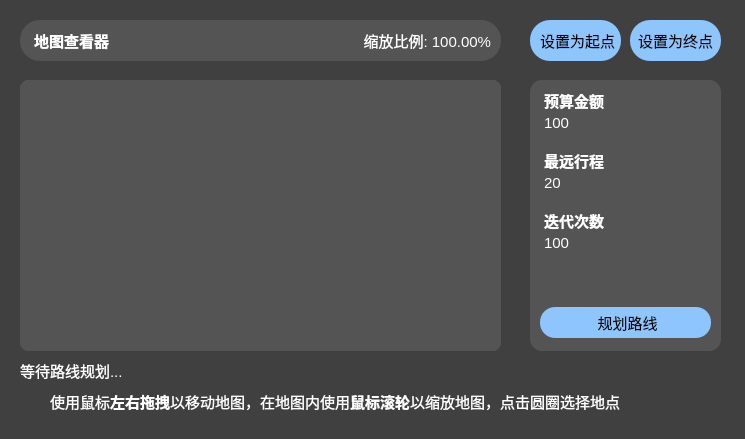
<?xml version="1.0" encoding="UTF-8"?>
<ui version="4.0">
 <class>MainWindow</class>
 <widget class="QMainWindow" name="MainWindow">
  <property name="geometry">
   <rect>
    <x>0</x>
    <y>0</y>
    <width>745</width>
    <height>439</height>
   </rect>
  </property>
  <property name="sizePolicy">
   <sizepolicy hsizetype="Fixed" vsizetype="Fixed">
    <horstretch>0</horstretch>
    <verstretch>0</verstretch>
   </sizepolicy>
  </property>
  <property name="windowTitle">
   <string>一日游路线规划</string>
  </property>
  <property name="windowIcon">
   <iconset>
    <normaloff>../Debug/pos.png</normaloff>../Debug/pos.png</iconset>
  </property>
  <property name="styleSheet">
   <string notr="true">background: rgb(64,64,64);</string>
  </property>
  <widget class="QWidget" name="centralwidget">
   <widget class="QLabel" name="tip">
    <property name="geometry">
     <rect>
      <x>50</x>
      <y>390</y>
      <width>671</width>
      <height>20</height>
     </rect>
    </property>
    <property name="font">
     <font>
      <pointsize>11</pointsize>
     </font>
    </property>
    <property name="styleSheet">
     <string notr="true">color: white;</string>
    </property>
    <property name="text">
     <string>&lt;html&gt;&lt;head/&gt;&lt;body&gt;&lt;p&gt;使用鼠标&lt;span style=&quot; font-weight:700;&quot;&gt;左右拖拽&lt;/span&gt;以移动地图，在地图内使用&lt;span style=&quot; font-weight:700;&quot;&gt;鼠标滚轮&lt;/span&gt;以缩放地图，点击圆圈选择地点&lt;/p&gt;&lt;/body&gt;&lt;/html&gt;</string>
    </property>
   </widget>
   <widget class="QLabel" name="tipIcon">
    <property name="geometry">
     <rect>
      <x>20</x>
      <y>390</y>
      <width>21</width>
      <height>21</height>
     </rect>
    </property>
    <property name="sizePolicy">
     <sizepolicy hsizetype="Fixed" vsizetype="Fixed">
      <horstretch>0</horstretch>
      <verstretch>0</verstretch>
     </sizepolicy>
    </property>
    <property name="font">
     <font>
      <stylestrategy>PreferAntialias</stylestrategy>
     </font>
    </property>
    <property name="autoFillBackground">
     <bool>false</bool>
    </property>
    <property name="text">
     <string/>
    </property>
    <property name="pixmap">
     <pixmap>exclamation.png</pixmap>
    </property>
    <property name="scaledContents">
     <bool>true</bool>
    </property>
   </widget>
   <widget class="QFrame" name="frame">
    <property name="geometry">
     <rect>
      <x>530</x>
      <y>80</y>
      <width>191</width>
      <height>271</height>
     </rect>
    </property>
    <property name="styleSheet">
     <string notr="true">background-color: rgb(84,84,84);
border-radius: 12px;</string>
    </property>
    <property name="frameShape">
     <enum>QFrame::NoFrame</enum>
    </property>
    <property name="frameShadow">
     <enum>QFrame::Raised</enum>
    </property>
    <widget class="QPushButton" name="calculateBtn">
     <property name="geometry">
      <rect>
       <x>10</x>
       <y>227</y>
       <width>171</width>
       <height>31</height>
      </rect>
     </property>
     <property name="font">
      <font>
       <pointsize>11</pointsize>
      </font>
     </property>
     <property name="styleSheet">
      <string notr="true">background-color: rgb(142,197,252);
border-radius: 15px;</string>
     </property>
     <property name="text">
      <string> 规划路线</string>
     </property>
     <property name="icon">
      <iconset>
       <normaloff>../Debug/editing.png</normaloff>../Debug/editing.png</iconset>
     </property>
     <property name="iconSize">
      <size>
       <width>16</width>
       <height>16</height>
      </size>
     </property>
     <property name="flat">
      <bool>false</bool>
     </property>
    </widget>
    <widget class="QTextEdit" name="energy">
     <property name="geometry">
      <rect>
       <x>10</x>
       <y>90</y>
       <width>161</width>
       <height>31</height>
      </rect>
     </property>
     <property name="font">
      <font>
       <pointsize>11</pointsize>
      </font>
     </property>
     <property name="styleSheet">
      <string notr="true">color: white;
background-color: rgba(0,0,0,0);</string>
     </property>
     <property name="frameShape">
      <enum>QFrame::NoFrame</enum>
     </property>
     <property name="frameShadow">
      <enum>QFrame::Plain</enum>
     </property>
     <property name="html">
      <string>&lt;!DOCTYPE HTML PUBLIC &quot;-//W3C//DTD HTML 4.0//EN&quot; &quot;http://www.w3.org/TR/REC-html40/strict.dtd&quot;&gt;
&lt;html&gt;&lt;head&gt;&lt;meta name=&quot;qrichtext&quot; content=&quot;1&quot; /&gt;&lt;meta charset=&quot;utf-8&quot; /&gt;&lt;style type=&quot;text/css&quot;&gt;
p, li { white-space: pre-wrap; }
hr { height: 1px; border-width: 0; }
li.unchecked::marker { content: &quot;\2610&quot;; }
li.checked::marker { content: &quot;\2612&quot;; }
&lt;/style&gt;&lt;/head&gt;&lt;body style=&quot; font-family:'Microsoft YaHei UI'; font-size:11pt; font-weight:400; font-style:normal;&quot;&gt;
&lt;p style=&quot; margin-top:0px; margin-bottom:0px; margin-left:0px; margin-right:0px; -qt-block-indent:0; text-indent:0px;&quot;&gt;20&lt;/p&gt;&lt;/body&gt;&lt;/html&gt;</string>
     </property>
     <property name="acceptRichText">
      <bool>false</bool>
     </property>
     <property name="placeholderText">
      <string>请输入最远行程...</string>
     </property>
    </widget>
    <widget class="QTextEdit" name="money">
     <property name="geometry">
      <rect>
       <x>10</x>
       <y>30</y>
       <width>161</width>
       <height>31</height>
      </rect>
     </property>
     <property name="font">
      <font>
       <pointsize>11</pointsize>
      </font>
     </property>
     <property name="styleSheet">
      <string notr="true">color: white;
background-color: rgba(0,0,0,0);</string>
     </property>
     <property name="frameShape">
      <enum>QFrame::NoFrame</enum>
     </property>
     <property name="frameShadow">
      <enum>QFrame::Plain</enum>
     </property>
     <property name="html">
      <string>&lt;!DOCTYPE HTML PUBLIC &quot;-//W3C//DTD HTML 4.0//EN&quot; &quot;http://www.w3.org/TR/REC-html40/strict.dtd&quot;&gt;
&lt;html&gt;&lt;head&gt;&lt;meta name=&quot;qrichtext&quot; content=&quot;1&quot; /&gt;&lt;meta charset=&quot;utf-8&quot; /&gt;&lt;style type=&quot;text/css&quot;&gt;
p, li { white-space: pre-wrap; }
hr { height: 1px; border-width: 0; }
li.unchecked::marker { content: &quot;\2610&quot;; }
li.checked::marker { content: &quot;\2612&quot;; }
&lt;/style&gt;&lt;/head&gt;&lt;body style=&quot; font-family:'Microsoft YaHei UI'; font-size:11pt; font-weight:400; font-style:normal;&quot;&gt;
&lt;p style=&quot; margin-top:0px; margin-bottom:0px; margin-left:0px; margin-right:0px; -qt-block-indent:0; text-indent:0px;&quot;&gt;100&lt;/p&gt;&lt;/body&gt;&lt;/html&gt;</string>
     </property>
     <property name="acceptRichText">
      <bool>false</bool>
     </property>
     <property name="placeholderText">
      <string>请输入预算金额...</string>
     </property>
    </widget>
    <widget class="QLabel" name="tip_3">
     <property name="geometry">
      <rect>
       <x>10</x>
       <y>70</y>
       <width>131</width>
       <height>20</height>
      </rect>
     </property>
     <property name="font">
      <font>
       <pointsize>11</pointsize>
       <bold>true</bold>
      </font>
     </property>
     <property name="styleSheet">
      <string notr="true">color: white;</string>
     </property>
     <property name="text">
      <string> 最远行程</string>
     </property>
    </widget>
    <widget class="QLabel" name="tip_2">
     <property name="geometry">
      <rect>
       <x>10</x>
       <y>10</y>
       <width>131</width>
       <height>20</height>
      </rect>
     </property>
     <property name="font">
      <font>
       <pointsize>11</pointsize>
       <bold>true</bold>
      </font>
     </property>
     <property name="styleSheet">
      <string notr="true">color: white;</string>
     </property>
     <property name="text">
      <string> 预算金额</string>
     </property>
    </widget>
    <widget class="QLabel" name="tip_5">
     <property name="geometry">
      <rect>
       <x>10</x>
       <y>130</y>
       <width>131</width>
       <height>20</height>
      </rect>
     </property>
     <property name="font">
      <font>
       <pointsize>11</pointsize>
       <bold>true</bold>
      </font>
     </property>
     <property name="styleSheet">
      <string notr="true">color: white;</string>
     </property>
     <property name="text">
      <string> 迭代次数</string>
     </property>
    </widget>
    <widget class="QTextEdit" name="loopCnt">
     <property name="geometry">
      <rect>
       <x>10</x>
       <y>150</y>
       <width>161</width>
       <height>31</height>
      </rect>
     </property>
     <property name="font">
      <font>
       <pointsize>11</pointsize>
      </font>
     </property>
     <property name="styleSheet">
      <string notr="true">color: white;
background-color: rgba(0,0,0,0);</string>
     </property>
     <property name="inputMethodHints">
      <set>Qt::ImhMultiLine</set>
     </property>
     <property name="frameShape">
      <enum>QFrame::NoFrame</enum>
     </property>
     <property name="frameShadow">
      <enum>QFrame::Plain</enum>
     </property>
     <property name="html">
      <string>&lt;!DOCTYPE HTML PUBLIC &quot;-//W3C//DTD HTML 4.0//EN&quot; &quot;http://www.w3.org/TR/REC-html40/strict.dtd&quot;&gt;
&lt;html&gt;&lt;head&gt;&lt;meta name=&quot;qrichtext&quot; content=&quot;1&quot; /&gt;&lt;meta charset=&quot;utf-8&quot; /&gt;&lt;style type=&quot;text/css&quot;&gt;
p, li { white-space: pre-wrap; }
hr { height: 1px; border-width: 0; }
li.unchecked::marker { content: &quot;\2610&quot;; }
li.checked::marker { content: &quot;\2612&quot;; }
&lt;/style&gt;&lt;/head&gt;&lt;body style=&quot; font-family:'Microsoft YaHei UI'; font-size:11pt; font-weight:400; font-style:normal;&quot;&gt;
&lt;p style=&quot; margin-top:0px; margin-bottom:0px; margin-left:0px; margin-right:0px; -qt-block-indent:0; text-indent:0px;&quot;&gt;100&lt;/p&gt;&lt;/body&gt;&lt;/html&gt;</string>
     </property>
     <property name="acceptRichText">
      <bool>false</bool>
     </property>
     <property name="placeholderText">
      <string>请输入迭代次数...</string>
     </property>
    </widget>
    <widget class="Line" name="line">
     <property name="geometry">
      <rect>
       <x>15</x>
       <y>175</y>
       <width>160</width>
       <height>1</height>
      </rect>
     </property>
     <property name="styleSheet">
      <string notr="true">background-color: rgba(142,197,252,.5);</string>
     </property>
     <property name="orientation">
      <enum>Qt::Horizontal</enum>
     </property>
    </widget>
    <widget class="Line" name="line_2">
     <property name="geometry">
      <rect>
       <x>15</x>
       <y>115</y>
       <width>160</width>
       <height>1</height>
      </rect>
     </property>
     <property name="styleSheet">
      <string notr="true">background-color: rgba(142,197,252,.5);</string>
     </property>
     <property name="orientation">
      <enum>Qt::Horizontal</enum>
     </property>
    </widget>
    <widget class="Line" name="line_3">
     <property name="geometry">
      <rect>
       <x>15</x>
       <y>55</y>
       <width>160</width>
       <height>1</height>
      </rect>
     </property>
     <property name="styleSheet">
      <string notr="true">background-color: rgba(142,197,252,.5);</string>
     </property>
     <property name="orientation">
      <enum>Qt::Horizontal</enum>
     </property>
    </widget>
    <widget class="QLabel" name="warning">
     <property name="enabled">
      <bool>true</bool>
     </property>
     <property name="geometry">
      <rect>
       <x>10</x>
       <y>190</y>
       <width>171</width>
       <height>20</height>
      </rect>
     </property>
     <property name="font">
      <font>
       <pointsize>11</pointsize>
       <bold>false</bold>
      </font>
     </property>
     <property name="styleSheet">
      <string notr="true">color: rgb(247,76,49);</string>
     </property>
     <property name="text">
      <string/>
     </property>
    </widget>
   </widget>
   <widget class="QFrame" name="frame_2">
    <property name="geometry">
     <rect>
      <x>20</x>
      <y>20</y>
      <width>481</width>
      <height>41</height>
     </rect>
    </property>
    <property name="styleSheet">
     <string notr="true">background-color: rgb(84,84,84);
border-radius: 20px;</string>
    </property>
    <property name="frameShape">
     <enum>QFrame::NoFrame</enum>
    </property>
    <property name="frameShadow">
     <enum>QFrame::Plain</enum>
    </property>
    <widget class="QLabel" name="tip_4">
     <property name="geometry">
      <rect>
       <x>10</x>
       <y>10</y>
       <width>111</width>
       <height>20</height>
      </rect>
     </property>
     <property name="font">
      <font>
       <pointsize>11</pointsize>
       <bold>true</bold>
      </font>
     </property>
     <property name="styleSheet">
      <string notr="true">color: white;</string>
     </property>
     <property name="text">
      <string> 地图查看器</string>
     </property>
    </widget>
    <widget class="QLabel" name="scaleTip">
     <property name="geometry">
      <rect>
       <x>320</x>
       <y>10</y>
       <width>151</width>
       <height>20</height>
      </rect>
     </property>
     <property name="font">
      <font>
       <pointsize>11</pointsize>
      </font>
     </property>
     <property name="styleSheet">
      <string notr="true">color: white;</string>
     </property>
     <property name="text">
      <string>缩放比例: 100.00%</string>
     </property>
     <property name="alignment">
      <set>Qt::AlignRight|Qt::AlignTrailing|Qt::AlignVCenter</set>
     </property>
    </widget>
   </widget>
   <widget class="QPushButton" name="startSetBtn">
    <property name="geometry">
     <rect>
      <x>530</x>
      <y>20</y>
      <width>91</width>
      <height>41</height>
     </rect>
    </property>
    <property name="font">
     <font>
      <pointsize>11</pointsize>
     </font>
    </property>
    <property name="styleSheet">
     <string notr="true">background-color: rgb(142,197,252);
border-radius: 20px;</string>
    </property>
    <property name="text">
     <string> 设置为起点</string>
    </property>
    <property name="iconSize">
     <size>
      <width>20</width>
      <height>20</height>
     </size>
    </property>
    <property name="flat">
     <bool>false</bool>
    </property>
   </widget>
   <widget class="QFrame" name="frame_3">
    <property name="geometry">
     <rect>
      <x>20</x>
      <y>80</y>
      <width>481</width>
      <height>271</height>
     </rect>
    </property>
    <property name="styleSheet">
     <string notr="true">background-color: rgb(84,84,84);
border-radius: 20px;</string>
    </property>
    <property name="frameShape">
     <enum>QFrame::NoFrame</enum>
    </property>
    <property name="frameShadow">
     <enum>QFrame::Plain</enum>
    </property>
    <widget class="AttractionDisplayer" name="displayer" native="true">
     <property name="geometry">
      <rect>
       <x>-1</x>
       <y>-1</y>
       <width>483</width>
       <height>273</height>
      </rect>
     </property>
     <property name="mouseTracking">
      <bool>true</bool>
     </property>
     <property name="styleSheet">
      <string notr="true">border-radius: 12px;
border: 0px;</string>
     </property>
    </widget>
   </widget>
   <widget class="QPushButton" name="endSetBtn">
    <property name="geometry">
     <rect>
      <x>630</x>
      <y>20</y>
      <width>91</width>
      <height>41</height>
     </rect>
    </property>
    <property name="font">
     <font>
      <pointsize>11</pointsize>
     </font>
    </property>
    <property name="styleSheet">
     <string notr="true">background-color: rgb(142,197,252);
border-radius: 20px;</string>
    </property>
    <property name="text">
     <string>设置为终点</string>
    </property>
    <property name="iconSize">
     <size>
      <width>20</width>
      <height>20</height>
     </size>
    </property>
    <property name="flat">
     <bool>false</bool>
    </property>
   </widget>
   <widget class="QLabel" name="summary">
    <property name="geometry">
     <rect>
      <x>20</x>
      <y>360</y>
      <width>701</width>
      <height>20</height>
     </rect>
    </property>
    <property name="font">
     <font>
      <pointsize>11</pointsize>
     </font>
    </property>
    <property name="styleSheet">
     <string notr="true">color: white;</string>
    </property>
    <property name="text">
     <string>等待路线规划...</string>
    </property>
   </widget>
   <zorder>frame</zorder>
   <zorder>tip</zorder>
   <zorder>tipIcon</zorder>
   <zorder>frame_2</zorder>
   <zorder>startSetBtn</zorder>
   <zorder>frame_3</zorder>
   <zorder>endSetBtn</zorder>
   <zorder>summary</zorder>
  </widget>
  <widget class="QMenuBar" name="menubar">
   <property name="geometry">
    <rect>
     <x>0</x>
     <y>0</y>
     <width>745</width>
     <height>19</height>
    </rect>
   </property>
  </widget>
  <widget class="QStatusBar" name="statusbar"/>
 </widget>
 <customwidgets>
  <customwidget>
   <class>AttractionDisplayer</class>
   <extends>QWidget</extends>
   <header>displayer.h</header>
   <container>1</container>
  </customwidget>
 </customwidgets>
 <resources/>
 <connections/>
</ui>
